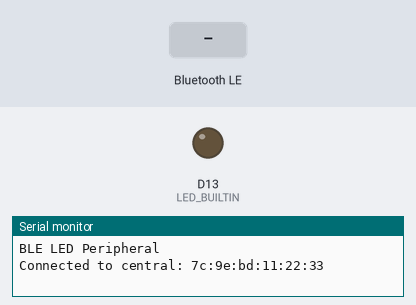
Bench run of a sketch on a simulated Arduino Nano 33 IoT. Shown: output pins drawn as LEDs (lit = HIGH), the last lines printed to the serial monitor. The test bench sets the inputs (shaded band). Nothing arrives over Bluetooth unless stated; a phone connects over Bluetooth LE 3 s after start.

Above: at 3.8 s.
3.9 s: Bluetooth LE write "1" received
At 5.1 s:
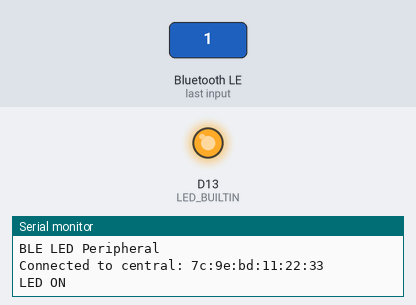
5.4 s: Bluetooth LE write "0" received
At 6.3 s:
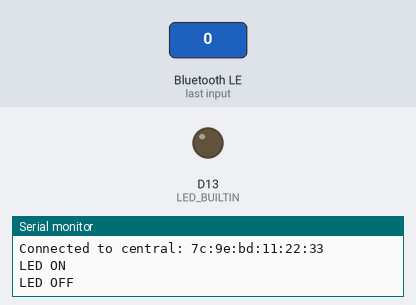
Timing chart, 0 to 8.4 s (numbered marks = the images above; inputs shaded):
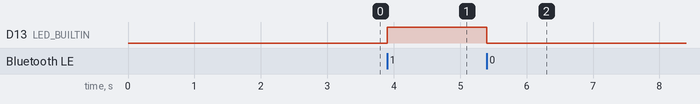

Measured:
- after the input at 3.9 s, D13 (LED_BUILTIN): LOW → HIGH at once
- after the input at 5.4 s, D13 (LED_BUILTIN): HIGH → LOW at once

The sketch:

3.7_code.ino
```cpp
#include <ArduinoBLE.h>

BLEService ledService("180A"); // BLE LED Service

// BLE LED Switch Characteristic - custom 128-bit UUID, read and writable by central
BLEByteCharacteristic switchCharacteristic("2A57", BLERead | BLEWrite);

void setup() {
  Serial.begin(9600);
  while (!Serial);
  pinMode(LED_BUILTIN, OUTPUT);

  digitalWrite(LED_BUILTIN, LOW);

  // begin initialization
  if (!BLE.begin()) {
    Serial.println("starting BLE failed!");

    while (1);
  }

  // set advertised local name and service UUID:
  BLE.setLocalName("Nano RP2040 BLE");
  BLE.setAdvertisedService(ledService);

  // add the characteristic to the service
  ledService.addCharacteristic(switchCharacteristic);

  // add service
  BLE.addService(ledService);

  // set the initial value for the characteristic:
  switchCharacteristic.writeValue(0);

  // start advertising
  BLE.advertise();

  Serial.println("BLE LED Peripheral");
}

void loop() {
  // listen for BLE peripherals to connect:
  BLEDevice central = BLE.central();

  // if a central is connected to peripheral:
  if (central) {
    Serial.print("Connected to central: ");
    // print the central's MAC address:
    Serial.println(central.address());

    // while the central is still connected to peripheral:
    while (central.connected()) {
      // if the remote device wrote to the characteristic,
      // use the value to control the LED:
      if (switchCharacteristic.written()) {
        if (switchCharacteristic.value() == 1)
        {
          digitalWrite(LED_BUILTIN, HIGH);
          Serial.println("LED ON");
        }
        else if(switchCharacteristic.value() == 0)
        {
          digitalWrite(LED_BUILTIN, LOW);
          Serial.println("LED OFF");
        }
        else
        {
          Serial.println("Invalid Entry");
        }
      }
    }

    // when the central disconnects, print it out:
    Serial.print(F("Disconnected from central: "));
    Serial.println(central.address());
  }
}
```
